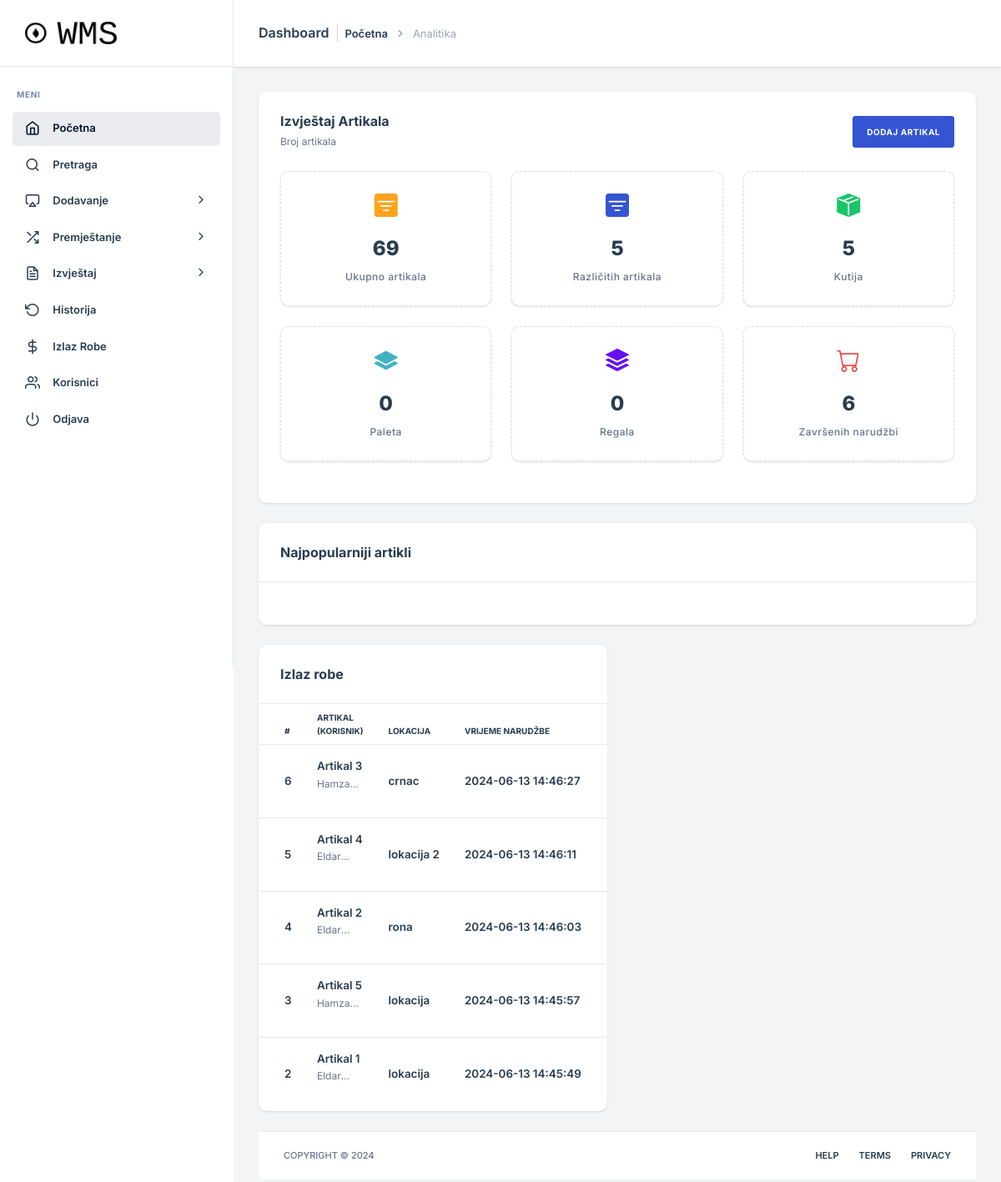
Screenshot of /index.php (signed in) with the database file from the repository.
### tables this page shows
CREATE TABLE `narudzbe` (
  `id` int(11) NOT NULL,
  `id_produkta` int(11) NOT NULL,
  `ime_produkta` varchar(255) NOT NULL,
  `id_korisnika` int(11) NOT NULL,
  `lokacija` varchar(255) NOT NULL,
  `kolicina` int(11) NOT NULL,
  `vrijeme` timestamp NOT NULL DEFAULT current_timestamp()
);

### index.php (the view, shortened to what this page needs)
<?php
include 'conn.php';
$sql = "SELECT SUM(zalihe) FROM artikli";
$result = $mysqli->query($sql);
$row = $result->fetch_row();
$ukupan_br = $row[0];
$sql_2 = "SELECT COUNT(DISTINCT(ime_artikla)) AS razlicitih_artikala FROM artikli ";
$result_2 = $mysqli->query($sql_2);
$row_2 = $result_2->fetch_assoc();
$razlicitih_artikala = $row_2['razlicitih_artikala'];
$sql_3 = "SELECT COUNT(*) FROM kutije";
$result_3 = $mysqli->query($sql_3);
$row_3 = $result_3->fetch_row();
$ukupan_br_kutija = $row_3[0];
$sql_4 = "SELECT COUNT(*) FROM narudzbe";
$result_4 = $mysqli->query($sql_4);
$row_4 = $result_4->fetch_row();
$ukupan_br_narudzbi = $row_4[0];
$sql_5 = "SELECT COUNT(*) FROM palete";
$result_5 = $mysqli->query($sql_5);
$row_5 = $result_5->fetch_row();
$ukupan_br_paleta = $row_5[0];
$sql_6 = "SELECT COUNT(*) FROM regali";
$result_6 = $mysqli->query($sql_6);
$row_6 = $result_6->fetch_row();
$ukupan_br_regala = $row_6[0];
?>
<!DOCTYPE html>
<html lang="zxx">
<head>
</head>
<body>
    <?php include 'sidebar.php';?>
    <main class="nxl-container" style="top:0px!important;">
        <div class="nxl-content">
            <div class="page-header" style="height:80px!important">
                <div class="page-header-left d-flex align-items-center">
                    <div class="page-header-title">
                        <h5 class="m-b-10">Dashboard</h5>
                    </div>
                    <ul class="breadcrumb">
                        <li class="breadcrumb-item"><a href="index.html">Početna</a></li>
                        <li class="breadcrumb-item">Analitika</li>
                    </ul>
                </div>
            </div>
            <div class="main-content">
                <div class="row">
                    <div class="col-12">
                        <div class="card stretch stretch-full">
                            <div class="card-body">
                                <div class="hstack justify-content-between mb-4 pb-">
                                    <div>
                                        <h5 class="mb-1">Izvještaj Artikala</h5>
                                        <span class="fs-12 text-muted">Broj artikala</span>
                                    </div>
                                    <a href="artikal.php" class="btn btn-primary">Dodaj Artikal</a>
                                </div>
                                <div class="row">
                                    <div class="col-xxl-2 col-lg-4 col-md-6">
                                        <div class="card stretch stretch-full border border-dashed border-gray-5">
                                            <div class="card-body rounded-3 text-center">
                                                <i class="bi bi-filter-square-fill fs-3 text-warning"></i>
                                                <div class="fs-4 fw-bolder text-dark mt-3 mb-1"><?php echo $ukupan_br;?></div>
                                                <p class="fs-12 fw-medium text-muted text-spacing-1 mb-0 text-truncate-1-line">Ukupno artikala</p>
                                            </div>
                                        </div>
                                    </div>
                                    <div class="col-xxl-2 col-lg-4 col-md-6">
                                        <div class="card stretch stretch-full border border-dashed border-gray-5">
                                            <div class="card-body rounded-3 text-center">
                                                <i class="bi bi-filter-square-fill fs-3 text-primary"></i>
                                                <div class="fs-4 fw-bolder text-dark mt-3 mb-1"><?php echo $razlicitih_artikala;?></div>
                                                <p class="fs-12 fw-medium text-muted text-spacing-1 mb-0 text-truncate-1-line">Različitih artikala</p>
                                            </div>
                                        </div>
                                    </div>
                                    <div class="col-xxl-2 col-lg-4 col-md-6">
                                        <div class="card stretch stretch-full border border-dashed border-gray-5">
                                            <div class="card-body rounded-3 text-center">
                                                <i class="bi bi-box-seam-fill fs-3 text-success"></i>
                                                <div class="fs-4 fw-bolder text-dark mt-3 mb-1"><?php echo $ukupan_br_kutija;?></div>
                                                <p class="fs-12 fw-medium text-muted text-spacing-1 mb-0 text-truncate-1-line">Kutija</p>
                                            </div>
                                        </div>
                                    </div>
                                    <div class="col-xxl-2 col-lg-4 col-md-6">
                                        <div class="card stretch stretch-full border border-dashed border-gray-5">
                                            <div class="card-body rounded-3 text-center">
                                                <i class="bi bi-layers-fill fs-3 text-teal"></i>
                                                <div class="fs-4 fw-bolder text-dark mt-3 mb-1"><?php echo $ukupan_br_paleta;?></div>
                                                <p class="fs-12 fw-medium text-muted text-spacing-1 mb-0 text-truncate-1-line">Paleta</p>
                                            </div>
                                        </div>
                                    </div>
                                    <div class="col-xxl-2 col-lg-4 col-md-6">
                                        <div class="card stretch stretch-full border border-dashed border-gray-5">
                                            <div class="card-body rounded-3 text-center">
                                                <i class="bi bi-stack fs-3 text-indigo"></i>
                                                <div class="fs-4 fw-bolder text-dark mt-3 mb-1"><?php echo $ukupan_br_regala?></div>
                                                <p class="fs-12 fw-medium text-muted text-spacing-1 mb-0 text-truncate-1-line">Regala</p>
                                            </div>
                                        </div>
                                    </div>
                                    <div class="col-xxl-2 col-lg-4 col-md-6">
                                        <div class="card stretch stretch-full border border-dashed border-gray-5">
                                            <div class="card-body rounded-3 text-center">
                                                <i class="bi bi-cart fs-3 text-danger"></i>
                                                <div class="fs-4 fw-bolder text-dark mt-3 mb-1"><?php echo $ukupan_br_narudzbi?></div>
                                                <p class="fs-12 fw-medium text-muted text-spacing-1 mb-0 text-truncate-1-line">Završenih narudžbi</p>
                                            </div>
                                        </div>
                                    </div>
                                </div>
                            </div>
                        </div>
                    </div>
                    <div class="col-xxl-8">
                        <div class="card stretch stretch-full">
                            <div class="card-header">
                                <h5 class="card-title">Najpopularniji artikli</h5>
                                <div class="card-header-action">
                                </div>
                            </div>
                            <div class="card-body custom-card-action">
                            </div>
                        </div>
                    </div>
                    <?php
                        $sql = "SELECT id, id_produkta, id_korisnika, lokacija, kolicina, vrijeme FROM narudzbe ORDER BY id DESC LIMIT 5";
                        $result = $mysqli->query($sql);
                        if ($result->num_rows > 0) {
                            echo '
                            <div class="col-xxl-4 col-lg-6">
                                <div class="card widget-tickets-content">
                                    <div class="card-header">
                                        <h5 class="card-title">Izlaz robe</h5>
                                        <div class="card-header-action">
                                            <div class="card-header-btn">
                                                <div data-bs-toggle="tooltip" title="Refresh">
                                                    <a href="#" class="avatar-text avatar-xs bg-warning" data-bs-toggle="refresh"> </a>
                                                </div>
                                                <div data-bs-toggle="tooltip" title="Maximize/Minimize">
                                                    <a href="#" class="avatar-text avatar-xs bg-success" data-bs-toggle="expand"> </a>
                                                </div>
                                            </div>
                                        </div>
                                    </div>
                                    <div class="card-body custom-card-action p-0">
                                        <div class="table-responsive tickets-items-wrapper">
                                            <table class="table table-hover mb-0">
                                                <thead>
                                                    <tr>
                                                        <th>#</th>
                                                        <th>Artikal (Korisnik)</th>
                                                        <th>Lokacija</th>
                                                        <th>Vrijeme narudžbe</th>
                                                    </tr>
                                                </thead>
                                                <tbody>';
                            while ($row = $result->fetch_assoc()) {
                                $id_korisnika = htmlspecialchars($row['id_korisnika']);
                                $sql_korisnik = "SELECT ime FROM korisnici WHERE id = '$id_korisnika'";
                                $result_korisnik = $mysqli->query($sql_korisnik);
                                $row_korisnik = $result_korisnik->fetch_assoc();
                                $korisnik_ime = htmlspecialchars($row_korisnik['ime']);
                                $id_artikla = htmlspecialchars($row['id_produkta']);
                                $sql_artikal = "SELECT ime_produkta FROM narudzbe WHERE id_produkta = '$id_artikla'";
                                $result_artikal = $mysqli->query($sql_artikal);
                                $row_artikal = $result_artikal->fetch_assoc();
                                $artikal_ime = htmlspecialchars($row_artikal['ime_produkta']);
                                echo '
                                <tr>
                                    <td>
                                        <a href="javascript:void(0);">' . htmlspecialchars($row['id']) . '</a>
                                        </td>
                                    <td>
                                        <a href="javascript:void(0);">' . htmlspecialchars($artikal_ime) . '</a>
                                    <p class="fs-12 text-muted text-truncate-1-line tickets-sort-desc">' . htmlspecialchars($korisnik_ime) . '</p>
                                    </td>
                                    <td>
                                        <a href="javascript:void(0);">' . htmlspecialchars($row['lokacija']) . '</a>
                                    </td>
                                    <td>
                                        <a href="javascript:void(0);">' . htmlspecialchars($row['vrijeme']) . '</a>
                                    </td>
                                </tr>';
                            }
                            echo '
                                                </tbody>
                                            </table>
                                        </div>
                                    </div>
                                </div>
                            </div>';
                        } else {
                            echo "No records found.";
                        }
                        ?>
        </div>
        <footer class="footer">
            <p class="fs-11 text-muted fw-medium text-uppercase mb-0 copyright">
                <span>Copyright ©</span>
            </p>
            <div class="d-flex align-items-center gap-4">
                <a href="javascript:void(0);" class="fs-11 fw-semibold text-uppercase">Help</a>
                <a href="javascript:void(0);" class="fs-11 fw-semibold text-uppercase">Terms</a>
                <a href="javascript:void(0);" class="fs-11 fw-semibold text-uppercase">Privacy</a>
            </div>
        </footer>
    </main>
</body>
</html>

### rows the page displays
narudzbe: id "6", artikal_ime "Artikal 3", lokacija "crnac", vrijeme "2024-06-13 14:46:27"
narudzbe: id "5", artikal_ime "Artikal 4", lokacija "lokacija 2", vrijeme "2024-06-13 14:46:11"
narudzbe: id "4", artikal_ime "Artikal 2", lokacija "rona", vrijeme "2024-06-13 14:46:03"
narudzbe: id "3", artikal_ime "Artikal 5", lokacija "lokacija", vrijeme "2024-06-13 14:45:57"
narudzbe: id "2", artikal_ime "Artikal 1", lokacija "lokacija", vrijeme "2024-06-13 14:45:49"

### other values shown
$ukupan_br "69"
$razlicitih_artikala "5"
$ukupan_br_kutija "5"
$ukupan_br_paleta "0"
$ukupan_br_regala "0"
$ukupan_br_narudzbi "6"
